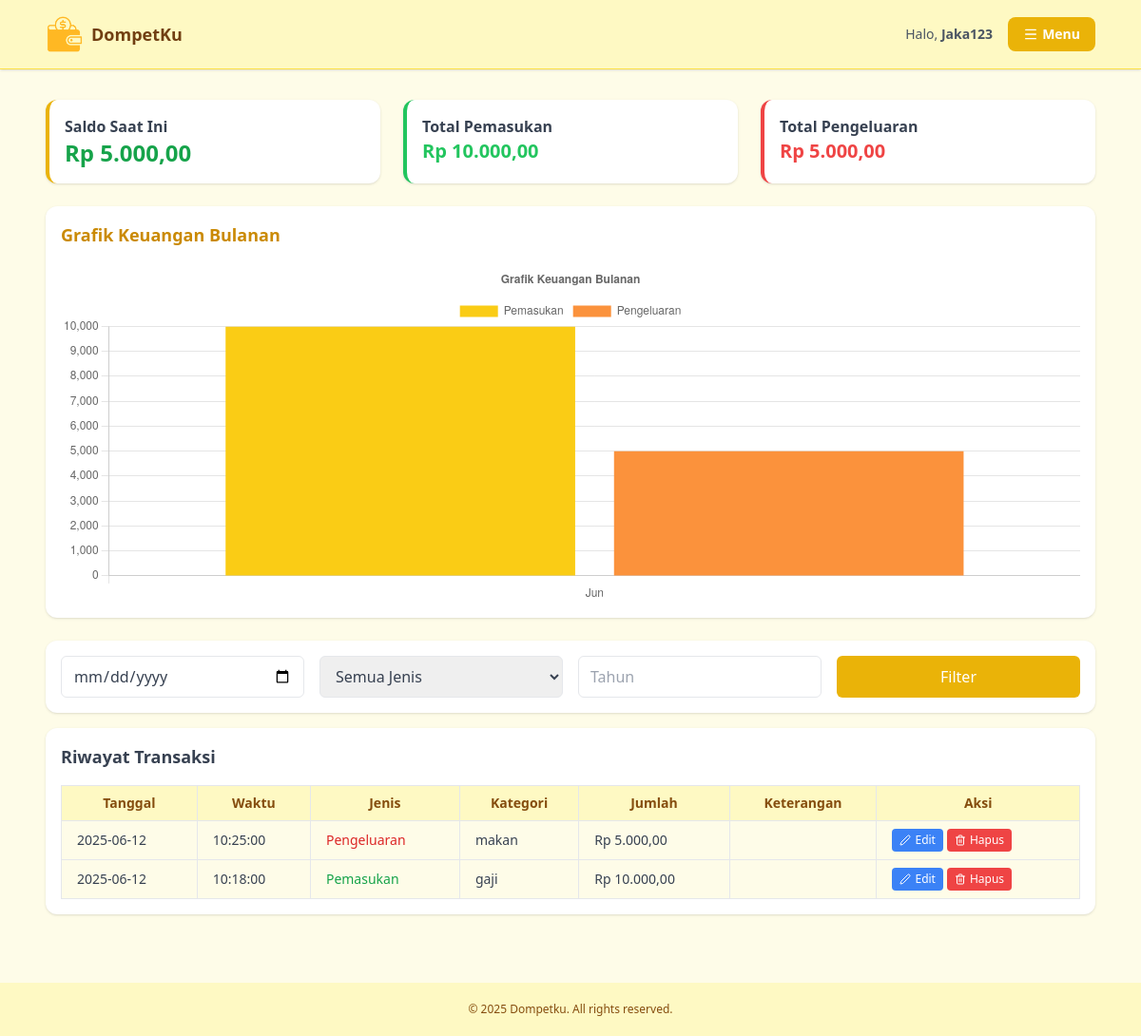
/dashboard_user.php (signed in), run on the app's committed database.
### tables this page shows
CREATE TABLE `transaksi` (
  `id` int(11) NOT NULL,
  `user_id` int(11) DEFAULT NULL,
  `jenis` enum('pemasukan','pengeluaran') NOT NULL,
  `kategori` varchar(100) NOT NULL,
  `jumlah` decimal(15,2) NOT NULL,
  `keterangan` text DEFAULT NULL,
  `tanggal` date NOT NULL,
  `waktu` time NOT NULL
);

### dashboard_user.php (the view, shortened to what this page needs)
<?php
include 'koneksi.php';
$user_id = $_SESSION['user_id'];
$sql_pemasukan = "SELECT SUM(jumlah) AS total FROM transaksi WHERE user_id=$user_id AND jenis='pemasukan'";
$sql_pengeluaran = "SELECT SUM(jumlah) AS total FROM transaksi WHERE user_id=$user_id AND jenis='pengeluaran'";
$pemasukan = mysqli_fetch_assoc(mysqli_query($conn, $sql_pemasukan))['total'] ?? 0;
$pengeluaran = mysqli_fetch_assoc(mysqli_query($conn, $sql_pengeluaran))['total'] ?? 0;
$saldo = $pemasukan - $pengeluaran;
$sql_grafik = "
    SELECT
        MONTH(tanggal) AS bulan,
        SUM(CASE WHEN jenis = 'pemasukan' THEN jumlah ELSE 0 END) AS total_pemasukan,
        SUM(CASE WHEN jenis = 'pengeluaran' THEN jumlah ELSE 0 END) AS total_pengeluaran
    FROM transaksi
    WHERE user_id = $user_id
    GROUP BY MONTH(tanggal)
    ORDER BY bulan ASC
";
$result_grafik = mysqli_query($conn, $sql_grafik);
$labels = $pemasukan_bulanan = $pengeluaran_bulanan = [];
$nama_bulan = ['Jan', 'Feb', 'Mar', 'Apr', 'Mei', 'Jun', 'Jul', 'Agu', 'Sep', 'Okt', 'Nov', 'Des'];
while ($row = mysqli_fetch_assoc($result_grafik)) {
    $labels[] = $nama_bulan[$row['bulan'] - 1];
    $pemasukan_bulanan[] = $row['total_pemasukan'];
    $pengeluaran_bulanan[] = $row['total_pengeluaran'];
}
$where = "WHERE user_id = $user_id";
$sql_transaksi = "SELECT * FROM transaksi $where ORDER BY tanggal DESC, waktu DESC";
$result_transaksi = mysqli_query($conn, $sql_transaksi);
$edit_id = $_POST['edit_id_show'] ?? null;
?>
<!DOCTYPE html>
<html lang="id">
<head>
  <script src="https://cdn.tailwindcss.com"></script>
</head>
<body class="bg-yellow-50 min-h-screen text-gray-700">
<header class="flex flex-wrap items-center justify-between px-6 md:px-12 py-4 shadow bg-yellow-100 dark:bg-gray-800 sticky top-0 z-50 transition-colors duration-300 border-b border-yellow-300 dark:border-yellow-600">
  <div class="flex items-center space-x-2">
    <img src="Asset/logo1.png" alt="DompetKu Logo" class="w-10 h-10">
    <span class="text-lg font-semibold text-yellow-900 dark:text-white">DompetKu</span>
  </div>
  <div class="relative">
    <div class="flex items-center space-x-4">
      <span class="text-sm text-gray-600 dark:text-gray-300">Halo, <strong><?= htmlspecialchars($_SESSION['username']) ?></strong></span>
      <div class="relative">
        <label for="toggleMenu" class="cursor-pointer bg-yellow-500 hover:bg-yellow-600 text-white px-4 py-2 rounded-lg text-sm font-semibold transition flex items-center space-x-1">
          <i data-lucide="menu" class="w-4 h-4"></i>
          <span>Menu</span>
        </label>
      </div>
    </div>
  </div>
</header>
<main class="max-w-6xl mx-auto px-4 md:px-6 py-6 md:py-8">
  <div class="grid grid-cols-1 md:grid-cols-3 gap-6 mb-6">
    <div class="bg-white shadow p-4 rounded-xl border-l-4 border-yellow-500">
      <h2 class="font-semibold">Saldo Saat Ini</h2>
      <p class="text-2xl font-bold text-green-600">Rp <?= number_format($saldo, 2, ',', '.') ?></p>
    </div>
    <div class="bg-white shadow p-4 rounded-xl border-l-4 border-green-500">
      <h2 class="font-semibold">Total Pemasukan</h2>
      <p class="text-xl font-bold text-green-500">Rp <?= number_format($pemasukan, 2, ',', '.') ?></p>
    </div>
    <div class="bg-white shadow p-4 rounded-xl border-l-4 border-red-500">
      <h2 class="font-semibold">Total Pengeluaran</h2>
      <p class="text-xl font-bold text-red-500">Rp <?= number_format($pengeluaran, 2, ',', '.') ?></p>
    </div>
  </div>
  <div class="bg-white shadow rounded-xl p-4 mb-6">
    <h2 class="text-lg font-semibold text-yellow-600 mb-4">Grafik Keuangan Bulanan</h2>
    <canvas id="keuanganChart" height="100"></canvas>
  </div>
  <div class="bg-white rounded-xl shadow p-4 mb-4">
    <form method="GET" class="grid grid-cols-1 md:grid-cols-4 gap-4">
      <input type="date" name="tanggal" class="border rounded-md px-3 py-2 w-full" value="<?= $_GET['tanggal'] ?? '' ?>">
      <select name="jenis" class="border rounded-md px-3 py-2 w-full">
        <option value="">Semua Jenis</option>
      </select>
      <input type="number" name="tahun" placeholder="Tahun" class="border rounded-md px-3 py-2 w-full" value="<?= $_GET['tahun'] ?? '' ?>">
      <button type="submit" class="bg-yellow-500 hover:bg-yellow-600 text-white px-4 py-2 rounded-md">Filter</button>
    </form>
  </div>
  <div class="bg-white rounded-xl shadow p-4 overflow-x-auto">
    <h2 class="text-lg font-semibold mb-4">Riwayat Transaksi</h2>
    <table class="min-w-full table-auto border border-gray-200 text-sm">
      <thead class="bg-yellow-100 text-yellow-800">
        <tr>
          <th class="px-4 py-2 border">Tanggal</th>
          <th class="px-4 py-2 border">Waktu</th>
          <th class="px-4 py-2 border">Jenis</th>
          <th class="px-4 py-2 border">Kategori</th>
          <th class="px-4 py-2 border">Jumlah</th>
          <th class="px-4 py-2 border">Keterangan</th>
          <th class="px-4 py-2 border">Aksi</th>
        </tr>
      </thead>
      <tbody>
        <?php if (mysqli_num_rows($result_transaksi) > 0): ?>
          <?php while ($row = mysqli_fetch_assoc($result_transaksi)): ?>
            <tr class="hover:bg-yellow-50 bg-yellow-50">
              <td class="px-4 py-2 border"><?= $row['tanggal'] ?></td>
              <td class="px-4 py-2 border"><?= $row['waktu'] ?></td>
              <td class="px-4 py-2 border text-<?= $row['jenis'] === 'pemasukan' ? 'green' : 'red' ?>-600 font-medium"><?= ucfirst($row['jenis']) ?></td>
              <td class="px-4 py-2 border"><?= htmlspecialchars($row['kategori']) ?></td>
              <td class="px-4 py-2 border">Rp <?= number_format($row['jumlah'], 2, ',', '.') ?></td>
              <td class="px-4 py-2 border"><?= htmlspecialchars($row['keterangan']) ?></td>
              <td class="px-4 py-2 border space-x-2">
                <?php if ($edit_id == $row['id']): ?>
                  <form method="POST" class="space-y-1">
                    <input type="hidden" name="edit_id" value="<?= $row['id'] ?>">
                    <input type="text" name="kategori" value="<?= htmlspecialchars($row['kategori']) ?>" class="border px-2 py-1 w-full rounded">
                    <input type="number" step="0.01" name="jumlah" value="<?= $row['jumlah'] ?>" class="border px-2 py-1 w-full rounded">
                    <input type="text" name="keterangan" value="<?= htmlspecialchars($row['keterangan']) ?>" class="border px-2 py-1 w-full rounded">
                    <button type="submit" class="bg-green-500 hover:bg-green-600 text-white px-3 py-1 rounded flex items-center gap-1 text-xs">
                      <i data-lucide="check" class="w-3 h-3"></i>
                      Simpan
                    </button>
                    <form method="POST" style="display:inline;">
                      <button type="submit" class="bg-gray-500 hover:bg-gray-600 text-white px-3 py-1 rounded flex items-center gap-1 text-xs mt-1">
                        <i data-lucide="x" class="w-3 h-3"></i>
                        Batal
                      </button>
                    </form>
                  </form>
                <?php else: ?>
                  <div class="flex gap-1">
                    <form method="POST" style="display:inline;">
                      <button type="submit" class="bg-blue-500 hover:bg-blue-600 text-white px-2 py-1 rounded text-xs flex items-center gap-1 transition-colors">
                        <i data-lucide="edit-2" class="w-3 h-3"></i>
                        Edit
                      </button>
                    </form>
                    <form method="POST" onsubmit="return confirm('Yakin ingin menghapus transaksi ini?')" style="display:inline;">
                      <button type="submit" class="bg-red-500 hover:bg-red-600 text-white px-2 py-1 rounded text-xs flex items-center gap-1 transition-colors">
                        <i data-lucide="trash-2" class="w-3 h-3"></i>
                        Hapus
                      </button>
                    </form>
                  </div>
                <?php endif; ?>
              </td>
            </tr>
          <?php endwhile; ?>
        <?php else: ?>
          <tr>
            <td colspan="7" class="px-4 py-4 text-center text-gray-500">Tidak ada transaksi ditemukan.</td>
          </tr>
        <?php endif; ?>
      </tbody>
    </table>
  </div>
</main>
<footer class="bg-yellow-100 mt-10">
  <div class="max-w-6xl mx-auto px-4 py-5 text-center text-xs text-yellow-800">
    © 2025 Dompetku. All rights reserved.
  </div>
</footer>
<script>
const ctx = document.getElementById('keuanganChart').getContext('2d');
new Chart(ctx, {
  type: 'bar',
  data: {
    labels: <?= json_encode($labels) ?>,
    datasets: [
      {
        label: 'Pemasukan',
        data: <?= json_encode($pemasukan_bulanan) ?>,
        backgroundColor: '#FACC15'
      },
      {
        label: 'Pengeluaran',
        data: <?= json_encode($pengeluaran_bulanan) ?>,
        backgroundColor: '#FB923C'
      }
    ]
  },
  options: {
    responsive: true,
    plugins: {
      legend: { position: 'top' },
      title: { display: true, text: 'Grafik Keuangan Bulanan' }
    },
    scales: { y: { beginAtZero: true } }
  }
});
</script>
</body>
</html>

### data on the page
transaksi: tanggal "2025-06-12", waktu "10:25:00", jenis "Pengeluaran", kategori "makan", jumlah "5.000,00"
transaksi: tanggal "2025-06-12", waktu "10:18:00", jenis "Pemasukan", kategori "gaji", jumlah "10.000,00"

### other printed values
$_SESSION['username'] "Jaka123"
$saldo "5.000,00"
$pemasukan "10.000,00"
$pengeluaran "5.000,00"
chart data {{ json_encode($labels) }} ["Jun"]
chart data {{ json_encode($pemasukan_bulanan) }} ["10000.00"]
chart data {{ json_encode($pengeluaran_bulanan) }} ["5000.00"]
